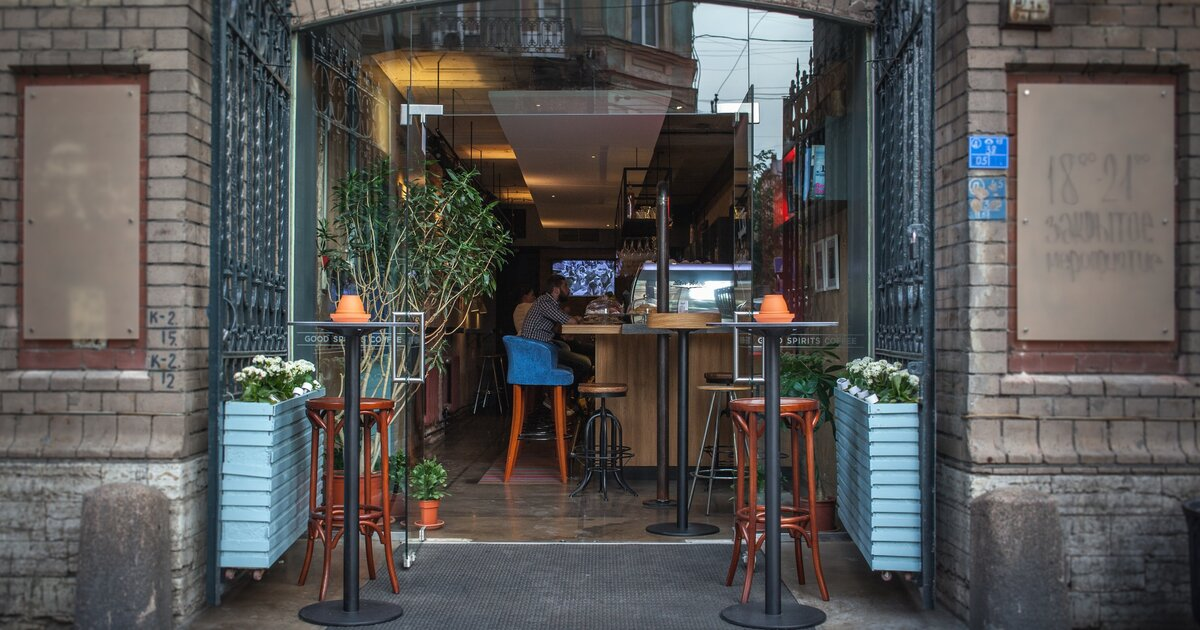
#> input picture assets-source/photos-original/entrance.png, 1200 x 630 px; its folder holds only this picture in this run
$ python process-photos.py
#> lines starting #> are read from the running program, lines starting #| are printed output that depends on the picture
"""Нейтральная обработка фото: кроп 4:3 и мягкая цветокоррекция. Без апскейла и дорисовки.
Запуск: python3 scripts/process-photos.py  (нужен Pillow)."""
from pathlib import Path
from PIL import Image, ImageEnhance

SRC = Path('assets-source/photos-original')
DST = Path('src/assets/photos')
SAT = {'hall': 0.78}  # остальные 0.95


def crop_43(im):
    w, h = im.size
#> w = 1200; h = 630
    tw = min(w, round(h * 4 / 3))
#> tw = 840
    th = round(tw * 3 / 4)
#> th = 630
    left, top = (w - tw) // 2, (h - th) // 2
#> left = 180; top = 0
    return im.crop((left, top, left + tw, top + th))
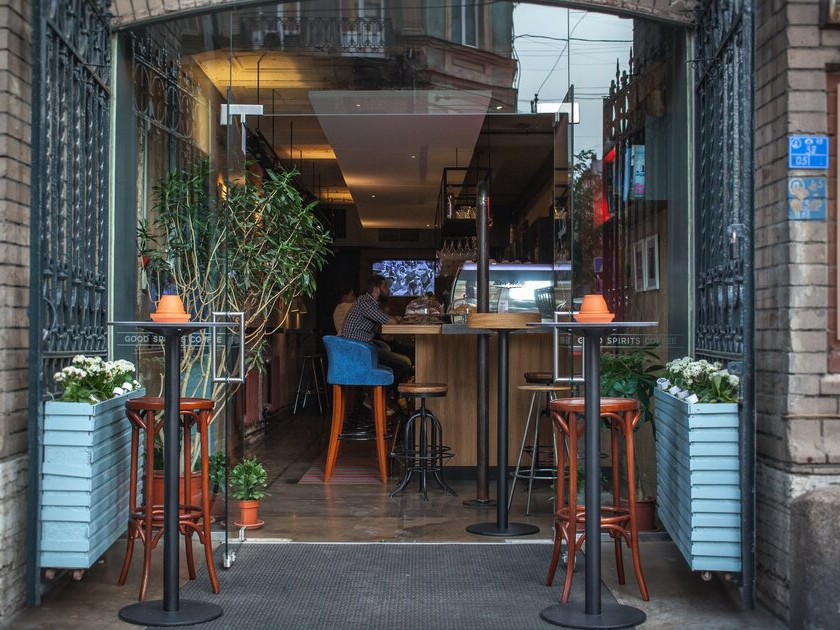
#> returned value: PIL image 840x630 RGB; mean R, G, B 78.7, 79.4, 78.8


def grade(im, sat):
#> called with sat = 0.95
    im = ImageEnhance.Color(im).enhance(sat)
    r, g, b = im.split()
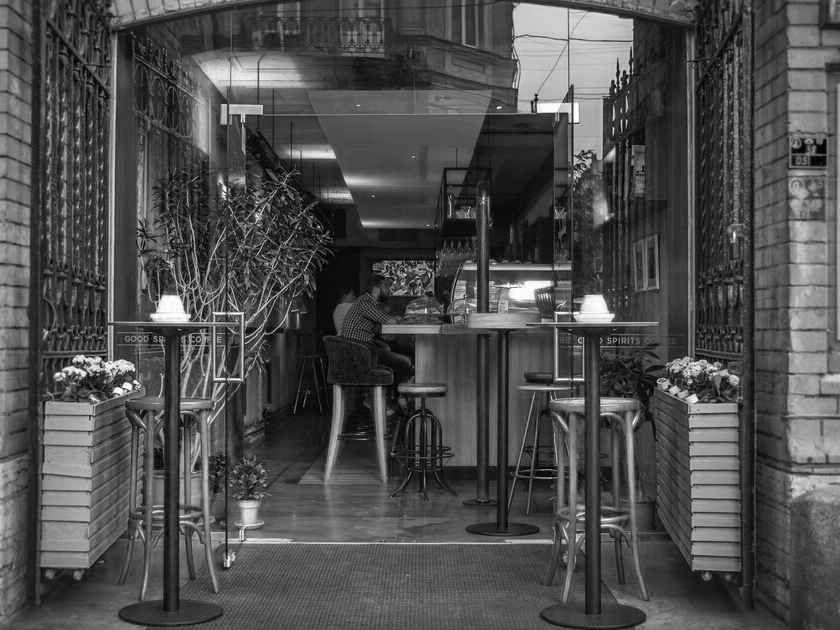
#> r: PIL image 840x630 L; min 0, max 255, mean 78.3
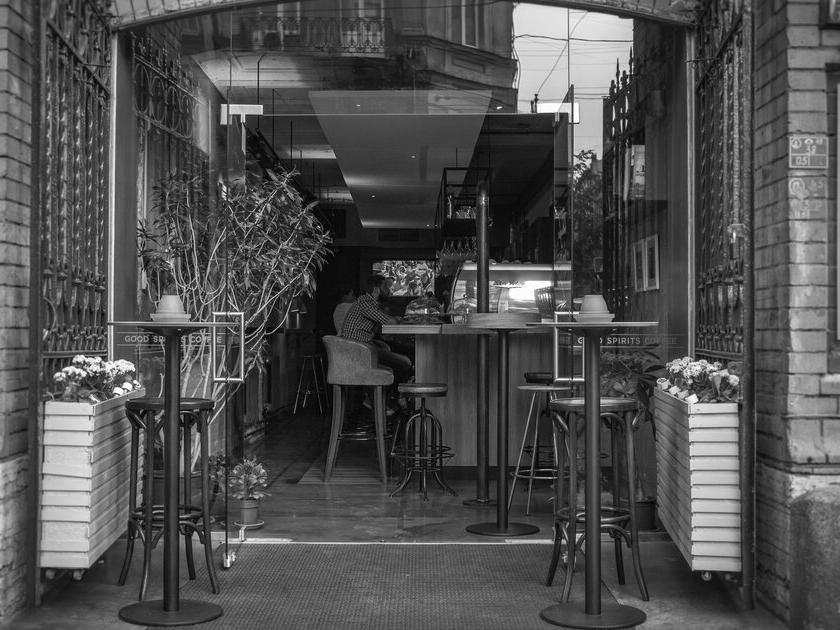
#> g: PIL image 840x630 L; min 0, max 255, mean 79
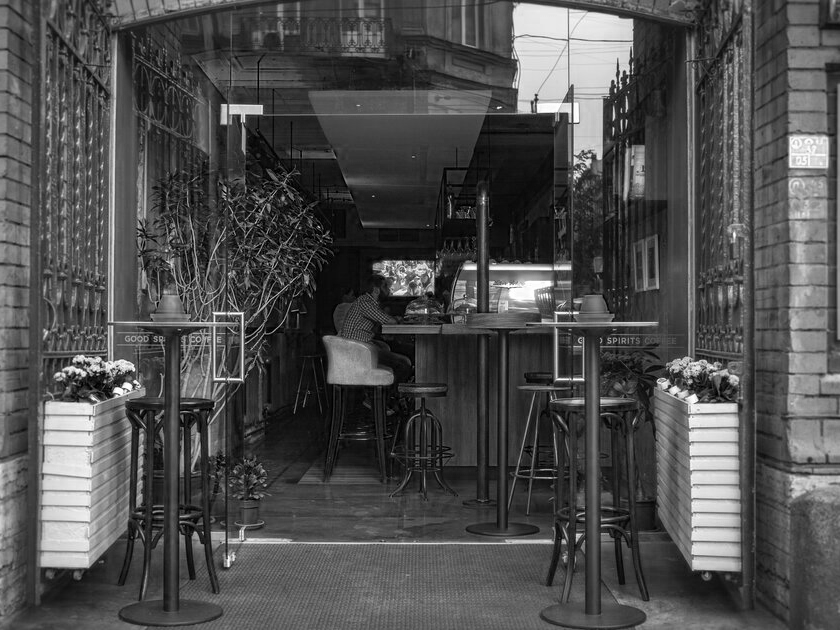
#> b: PIL image 840x630 L; min 0, max 255, mean 78.4
    if sat > 0.9:
        r = r.point(lambda v: min(255, round(v * 1.02)))
        b = b.point(lambda v: round(v * 0.98))
    im = Image.merge('RGB', (r, g, b))
    return ImageEnhance.Contrast(im).enhance(1.03)


for f in sorted(SRC.glob('*.png')):
    im = grade(crop_43(Image.open(f).convert('RGB')), SAT.get(f.stem, 0.95))
    im.save(DST / f.name, optimize=True)
    print(f.name, im.size)
#| entrance.png (840, 630)

$ run again, on assets-source/photos-original/hall.png
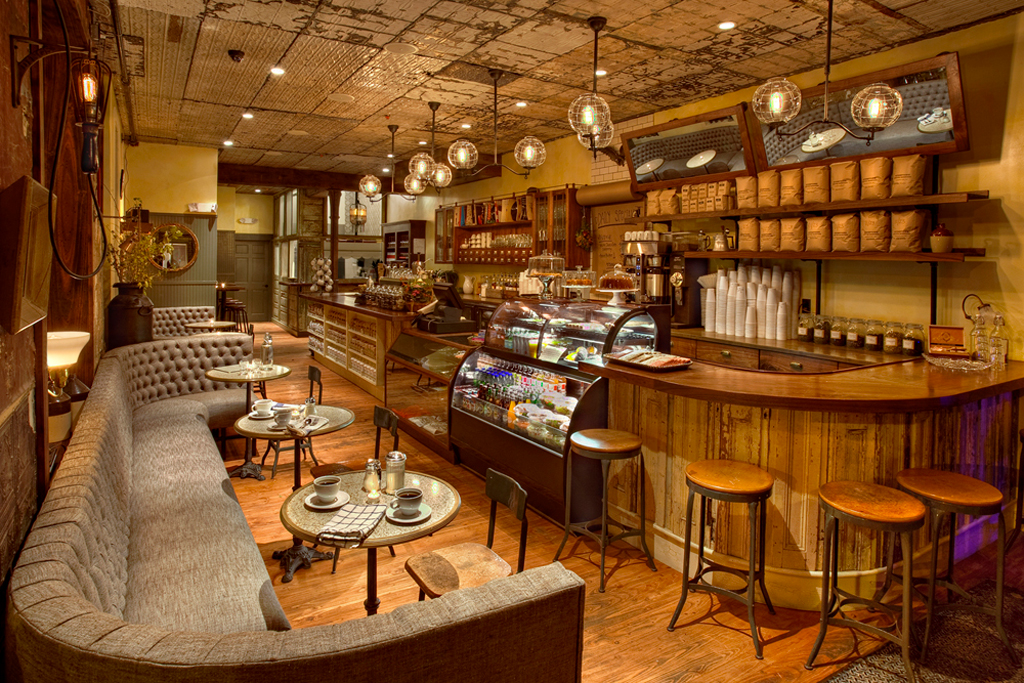
#> input picture assets-source/photos-original/hall.png, 1024 x 683 px
#> w = 1024; h = 683
#> tw = 911
#> th = 683
#> left = 56; top = 0
#> in grade, `r, g, b = im.split()`:
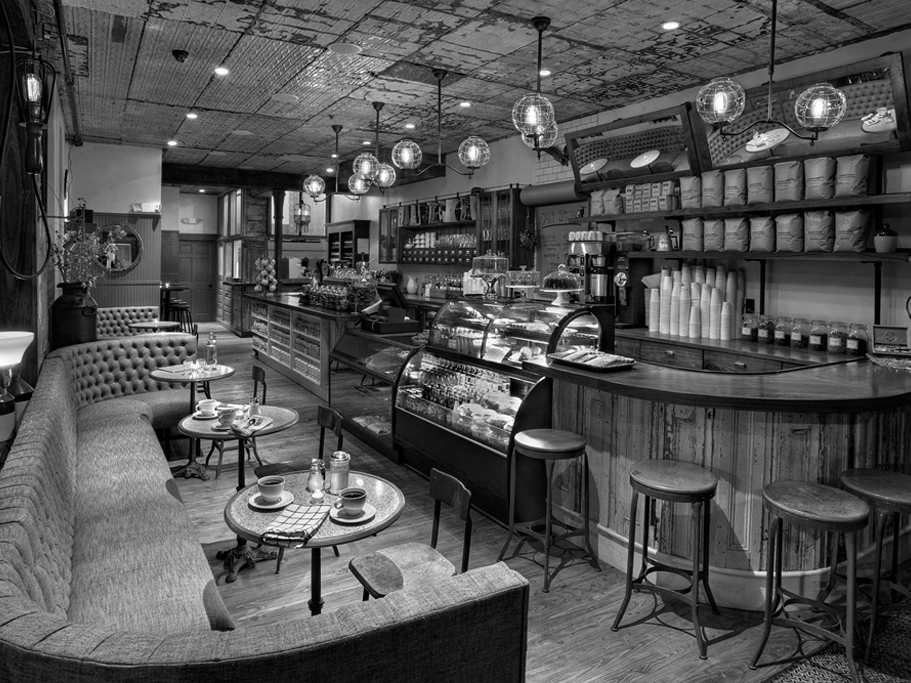
#> g: PIL image 911x683 L; min 0, max 255, mean 82.5
#> in grade, `r, g, b = im.split()`:
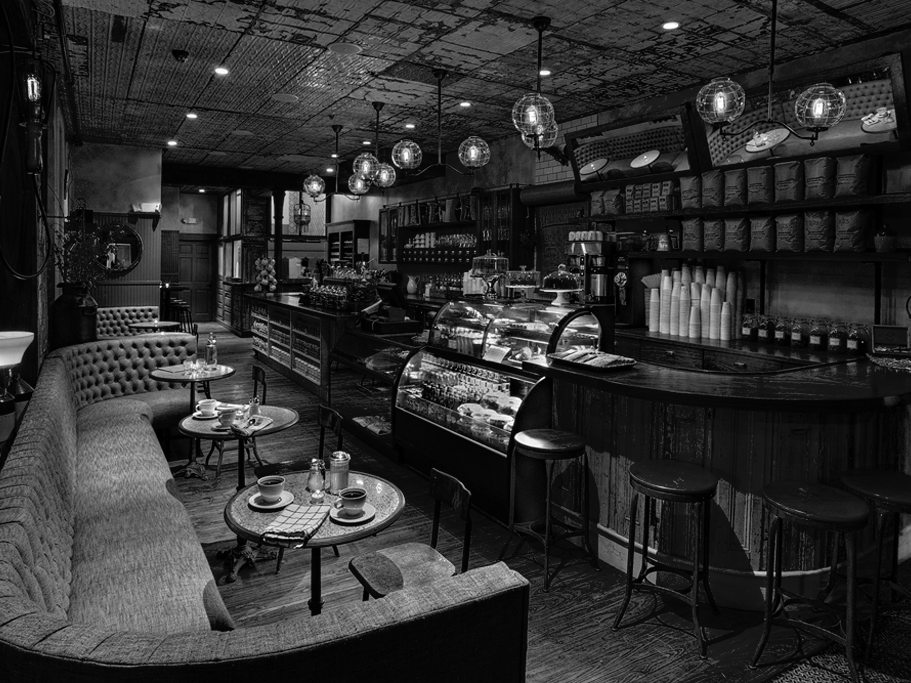
#> b: PIL image 911x683 L; min 0, max 255, mean 48.3
#| hall.png (911, 683)

$ run again, on assets-source/photos-original/meetings.png
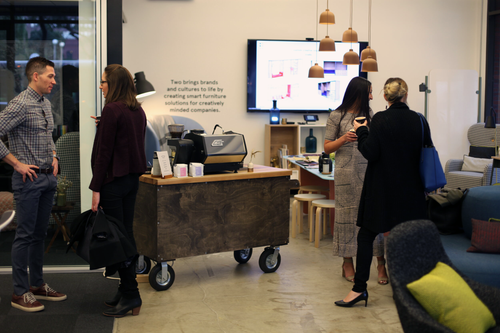
#> input picture assets-source/photos-original/meetings.png, 500 x 333 px
#> w = 500; h = 333
#> tw = 444
#> th = 333
#> left = 28; top = 0
#> in crop_43, `return im.crop((left, top, left + tw, top + th))`:
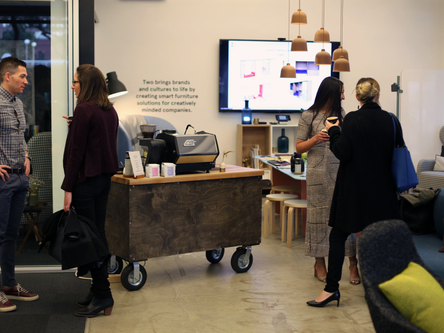
#> returned value: PIL image 444x333 RGB; mean R, G, B 113.5, 103.2, 90.4
#> in grade, `r, g, b = im.split()`:
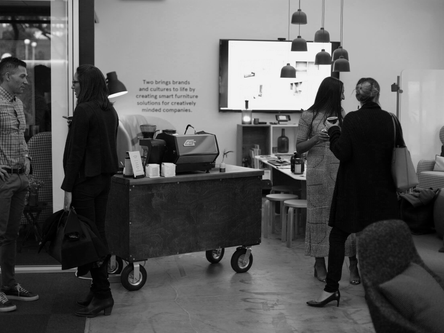
#> b: PIL image 444x333 L; min 0, max 255, mean 90.7
#| meetings.png (444, 333)

$ run again, on assets-source/photos-original/work.png
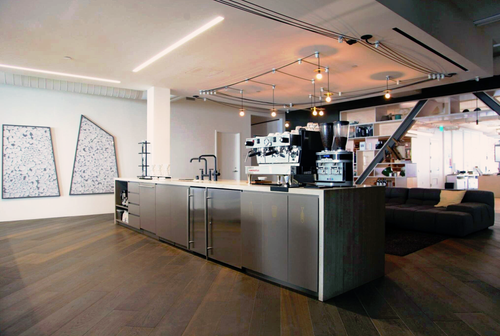
#> input picture assets-source/photos-original/work.png, 500 x 336 px
#> w = 500; h = 336
#> tw = 448
#> th = 336
#> left = 26; top = 0
#> in crop_43, `return im.crop((left, top, left + tw, top + th))`:
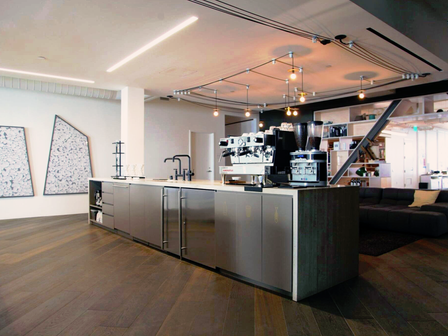
#> returned value: PIL image 448x336 RGB; mean R, G, B 132.4, 119.9, 110.9
#> in grade, `r, g, b = im.split()`:
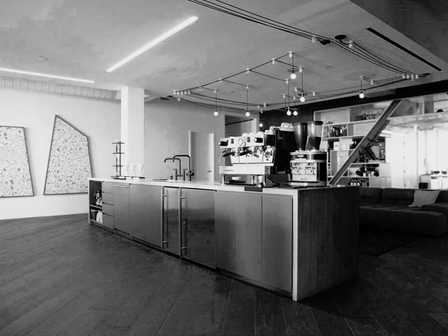
#> b: PIL image 448x336 L; min 0, max 255, mean 111
#| work.png (448, 336)
